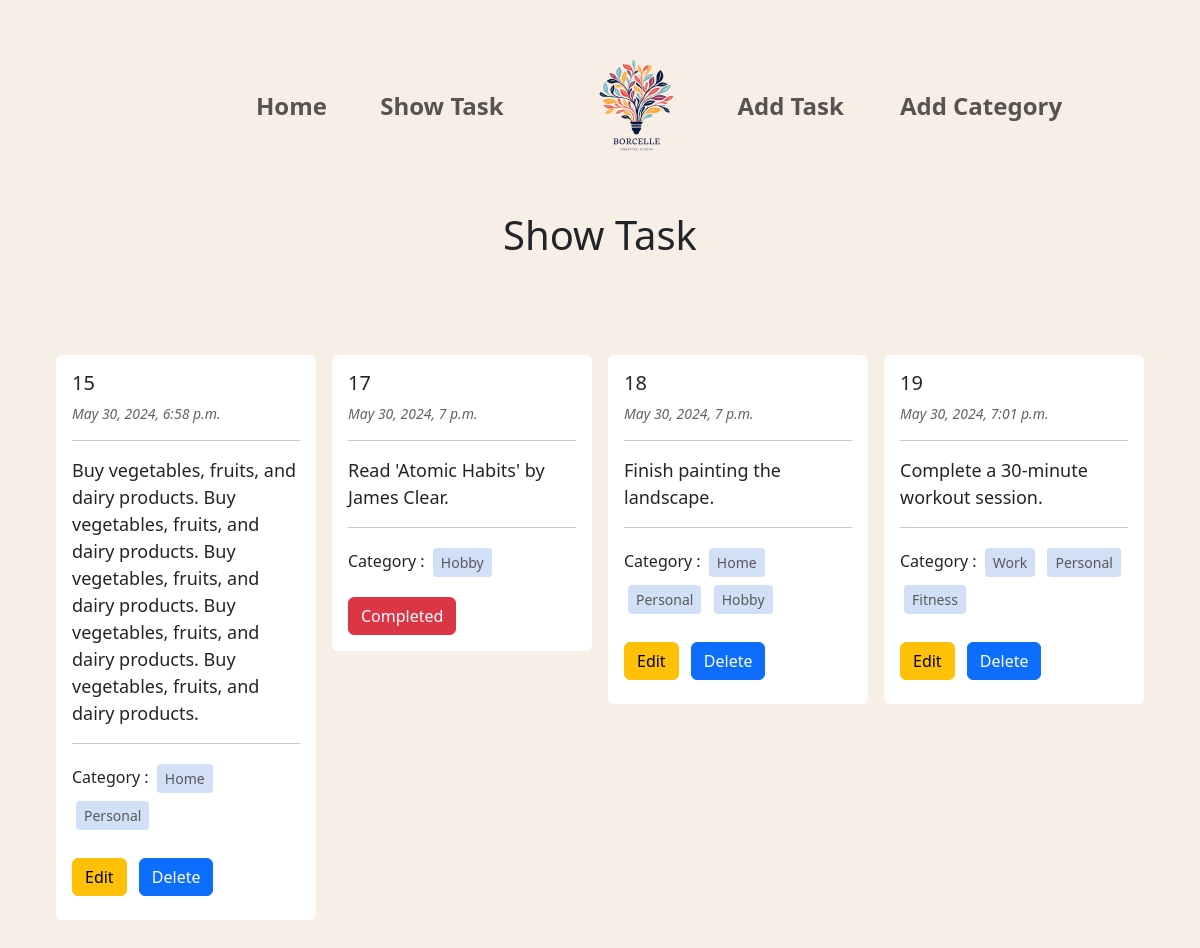
The page / on the database its author committed.
### taskModel/models.py (models this page shows, shortened)
class TaskModel(models.Model):
    taskTittle=models.CharField(max_length=100)
    taskDescription=models.TextField()
    is_completed=models.BooleanField(default=False)
    taskDate= models.DateTimeField(auto_now_add=True)
    category = models.ManyToManyField(TaskCategory)

### taskCategory/models.py (models this page shows, shortened)
class TaskCategory(models.Model):
    name = models.CharField(max_length=100)

### task_management/views.py (the view)
# urls.py: 2. Add a URL to urlpatterns:  path('', views.home, name='home')
def home(request):
    data = TaskModel.objects.all()
    return render(request,'showTask.html',{'data':data})

### templates/showTask.html
{% extends "base.html" %} {% block content %}
<h1 style="text-align: center; margin-top: 35px; margin-bottom: 40px">
  Show Task
</h1>
<div class="d-flex flex-wrap justify-content-center px-5 pt-5">
  {% for to_do in data %}
  <div class="col-sm-3">
    <div class="card m-2" style="border: none">
      <div class="card-body">
        <h5 class="card-title">{{to_do.id}}</h5>
        <p
          class="card-text"
          style="font-size: 14px; color: #626262; font-style: italic"
        >
          {{to_do.taskDate}}
        </p>
        <hr />
        <p style="font-size: 18px">{{to_do.taskDescription}}</p>
        <hr />
        <p>
          Category : {% for cat in to_do.category.all %}
          <button
            class="btn btn-sm m-1"
            style="background-color: #bacff4; border: none; color: black"
            disabled
          >
            {{cat.name}}
          </button>
          {% endfor %}
        </p>
        {% if to_do.is_completed %}
        <a href="" class="btn btn-danger" style="cursor: context-menu"
          >Completed</a
        >
        {% else %}
        <a href="{% url 'edit_task' to_do.id %}" class="btn btn-warning"
          >Edit</a
        >
        <a href="{% url 'delete_task' to_do.id %}" class="btn btn-primary m-2"
          >Delete</a
        >
        {% endif %}
      </div>
    </div>
  </div>
  {% endfor %}
</div>
{% endblock content %}

### templates/base.html (shortened to what this page needs)
{% load static %}
<!DOCTYPE html>
<html lang="en">
  <head>
    <link
      href="https://cdn.jsdelivr.net/npm/bootstrap@5.3.3/dist/css/bootstrap.min.css"
      rel="stylesheet"
    />
  </head>
  <body style="background-color: #f7eee5; margin-bottom: 100px">
    <nav class="navbar navbar-expand-lg">
      <div class="container-fluid" style="margin-top: 35px; margin-left: 28%">
        <div class="collapse navbar-collapse" id="navbarSupportedContent">
          <ul
            class="navbar-nav me-auto mb-2 mb-lg-0"
            style="font-size: 24px; font-weight: 600"
          >
            <li class="nav-item" style="margin: auto">
              <a
                class="nav-link"
                style="margin-left: -115%"
                href="{% url 'homepage' %}"
                >Home</a
              >
            </li>
            <li class="nav-item" style="margin: auto">
              <a
                class="nav-link"
                style="margin-left: -45%"
                href="{% url 'homepage' %}"
                >Show Task</a
              >
            </li>
            <img
              src="{% static 'taskLogo.png' %}"
              alt="Logo"
              width="125"
              class="d-inline-block align-text-top"
            />
            <li class="nav-item" style="margin: auto">
              <a
                class="nav-link"
                style="margin-right: 40px; margin-left: 30px"
                href="{% url 'task' %}"
                >Add Task</a
              >
            </li>
            <li class="nav-item" style="margin: auto">
              <a class="nav-link" href="{% url 'category' %}">Add Category</a>
            </li>
          </ul>
        </div>
      </div>
    </nav>
    {% block content %} {% endblock content %}
  </body>
</html>

### rows shown on the page
TaskModel: id "15", taskDate "May 30, 2024, 6:58 p.m.", taskDescription "Buy vegetables, fruits, and dairy products. Buy vegetables, fruits, and dairy products. Buy vegetables, fruits, and dairy products. Buy vegetables, fruits, and dairy products. Buy vegetables, fruits, and dairy products.", is_completed "Edit"
TaskCategory: name "Home"
TaskCategory: name "Personal"
TaskModel: id "17", taskDate "May 30, 2024, 7 p.m.", taskDescription "Read 'Atomic Habits' by James Clear.", is_completed "Completed"
TaskCategory: name "Hobby"
TaskModel: id "18", taskDate "May 30, 2024, 7 p.m.", taskDescription "Finish painting the landscape.", is_completed "Edit"
TaskModel: id "19", taskDate "May 30, 2024, 7:01 p.m.", taskDescription "Complete a 30-minute workout session.", is_completed "Edit"
TaskCategory: name "Work"
TaskCategory: name "Fitness"
